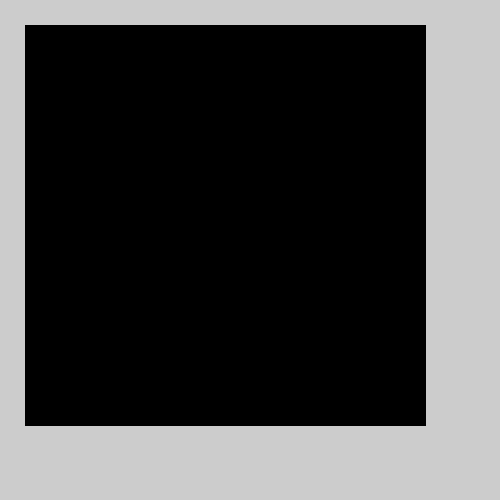
Frame 1 (no input)
Frame 60 (the mouse pressed at the canvas centre just before this capture): identical to frame 1, image omitted
Frame 120 (the mouse held since frame 60 and released just before this capture): identical to frame 1, image omitted

The Processing sketch that drew this single still picture (run headless with seeded random() and noise(); from frame 60 on, the mouse is pressed at the canvas centre):

// Processing sketch: sketch_161002d_mouseMoved
// ── sketch_161002d_mouseMoved.pde
// Move the mouse across the image
// to change its value

int value = 0;

void setup() {
  size(500, 500);
}

void draw() {
  fill(value);
  rect(25, 25, 400, 400);
}

void mouseMoved() {
  value = value + 5;
  if (value > 255) {
    value = 0;
  }
}
